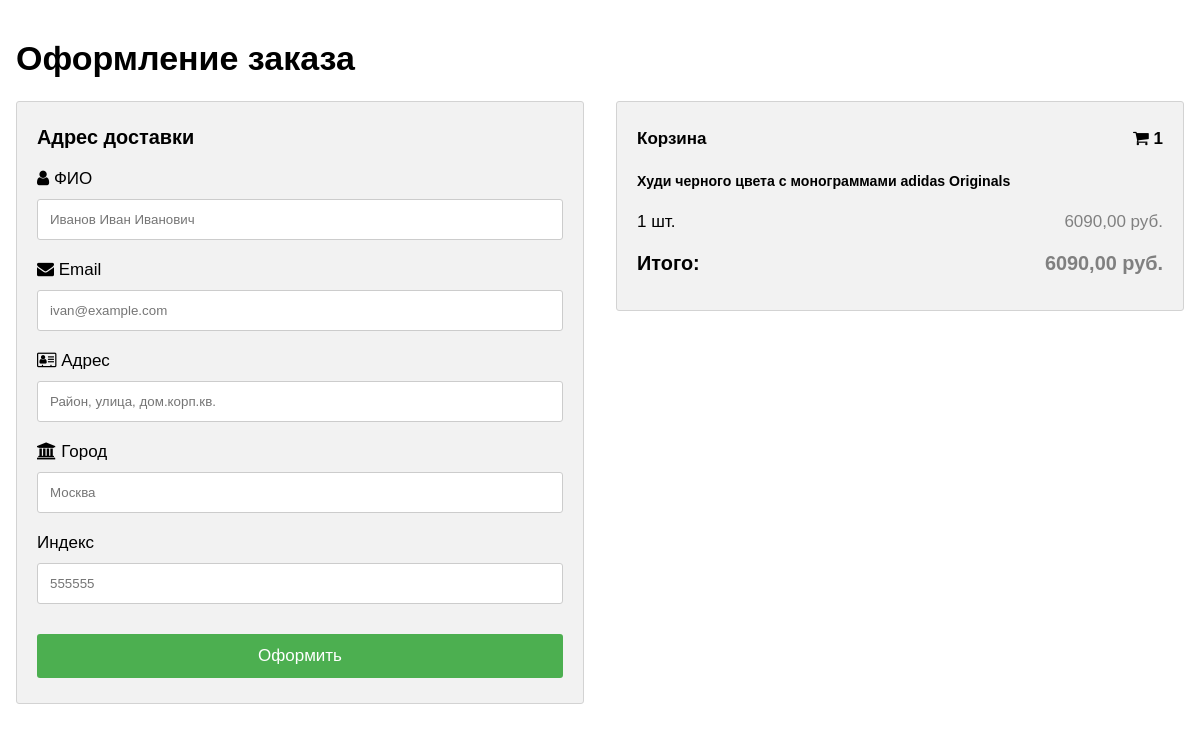
The page /users/create_order/ (signed in) on the database as committed earlier.
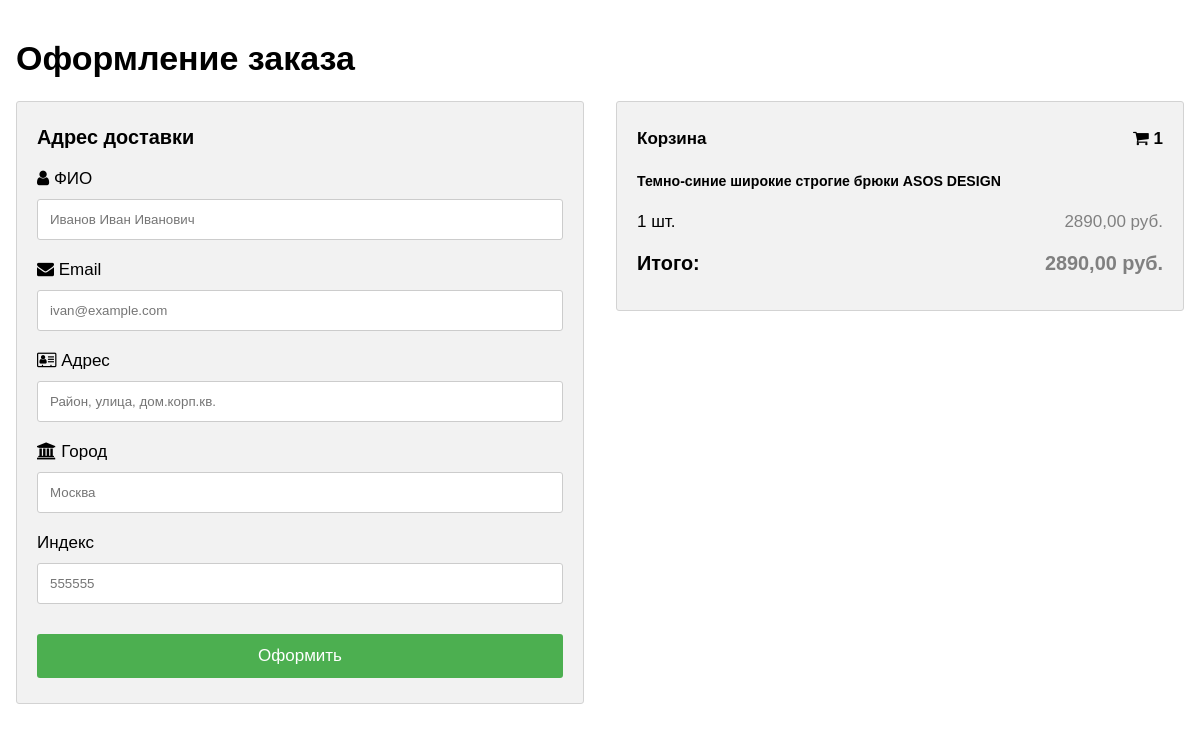
The same page on the database as committed later.
### products/models.py (models this page shows, shortened)
class Basket(models.Model):
    user = models.ForeignKey(User, on_delete=models.CASCADE)
    product = models.ForeignKey(Product, on_delete=models.CASCADE)
    quantity = models.PositiveSmallIntegerField(default=0)
    created_timestamp = models.DateTimeField(auto_now_add=True)
    objects = BasketQuerySet.as_manager() # Добавляем в objects созданный класс-менеджер с новыми методами
    def sum(self): # Возвращает итоговую сумму конкретного продукта в корзине
        return self.product.price * self.quantity

class Product(models.Model):
    name = models.CharField(max_length=256)
    description = models.TextField()
    price = models.DecimalField(max_digits=10, decimal_places=2)
    quantity = models.PositiveIntegerField(default=0)
    image = models.ImageField(upload_to='products_images')
    category = models.ForeignKey(ProductCategory, on_delete=models.CASCADE)
    class Meta:
        verbose_name = 'product'
        verbose_name_plural = 'products'

### users/views.py (the view)
# urls.py: path('create_order/', create_order, name='create_order')
def create_order(request):
    title = 'Оформление заказа'
    context = {
        'title': title,
        'baskets': Basket.objects.filter(user=request.user)
    }
    return render(request, 'users/create_order.html', context)

### products/models.py (called while the page is built)
    def total_sum(self): # Возвращает итоговую сумму цен всех продуктов в корзине
        return sum(basket.sum() for basket in self)

    def total_quantity(self): # Возвращает итоговое количество продуктов в корзине
        return sum(basket.quantity for basket in self)

### templates/users/create_order.html (shortened to what this page needs)
<!DOCTYPE html>
<html>
<head>
<link rel="stylesheet" href="https://cdnjs.cloudflare.com/ajax/libs/font-awesome/4.7.0/css/font-awesome.min.css">
</head>
<body>
<h1>Оформление заказа</h1>
<div class="row">
  <div class="col-50">
    <div class="container">
      <form action="../action_page.php">
        <div class="row">
          <div class="col-50">
            <h3>Адрес доставки</h3>
            <label for="fname"><i class="fa fa-user"></i> ФИО</label>
            <input type="text" id="fname" name="firstname" placeholder="Иванов Иван Иванович">
            <label for="email"><i class="fa fa-envelope"></i> Email</label>
            <input type="text" id="email" name="email" placeholder="ivan@example.com">
            <label for="adr"><i class="fa fa-address-card-o"></i> Адрес</label>
            <input type="text" id="adr" name="address" placeholder="Район, улица, дом.корп.кв.">
            <label for="city"><i class="fa fa-institution"></i> Город</label>
            <input type="text" id="city" name="city" placeholder="Москва">
            <div class="row">
              <div class="col-50">
                <label for="zip">Индекс</label>
                <input type="text" id="zip" name="zip" placeholder="555555">
              </div>
            </div>
          </div>
        </div>
        <input type="submit" value="Оформить" class="btn">
      </form>
    </div>
  </div>
  <div class="col-50">
    <div class="container">
      <h4>Корзина <span class="price" style="color:black"><i class="fa fa-shopping-cart"></i>
        <b>{{baskets.total_quantity}}</b></span></h4>
        {% for basket in baskets %}
          <h5 class="card-title">{{basket.product.name}}</h5>
          {{basket.quantity}} шт. <span class="price">{{basket.sum}} руб.</span>
        {% endfor %}
        <h3 class="card-title">Итого: <span class="price">{{baskets.total_sum}} руб.</span></h3>
    </div>
  </div>
</div>
</body>
</html>

Rows that differ between the two databases and show on the page:
removed Basket: total_quantity "1", product.name "Худи черного цвета с монограммами adidas Originals", quantity "1", sum "6090,00", total_sum "6090,00"
added Basket: total_quantity "1", product.name "Темно-синие широкие строгие брюки ASOS DESIGN", quantity "1", sum "2890,00", total_sum "2890,00"
